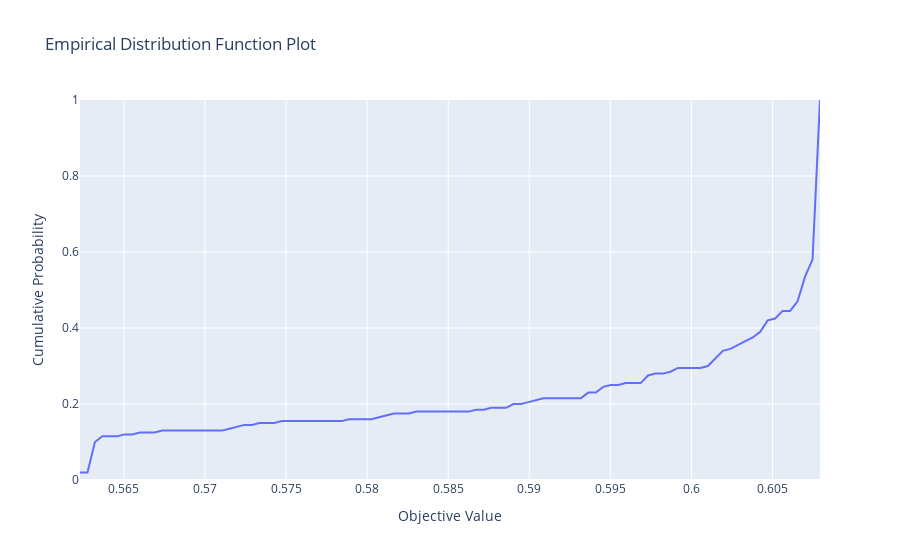

The notebook cell this image was saved under:
### Code cell
optuna.visualization.plot_edf(study)
